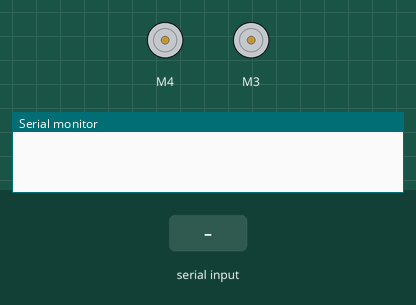
Simulated run of this sketch. Board: Arduino Uno, built with avr-gcc and run on an emulated ATmega328P. On the bench: 2 × DC motor (green arrow = forward, orange = backward, longer = faster), the last lines printed to the serial monitor. The test bench sets the inputs (shaded band).

Above: at 1.2 s.
1.3 s: "x90\n" received over the second serial link
At 2.5 s:
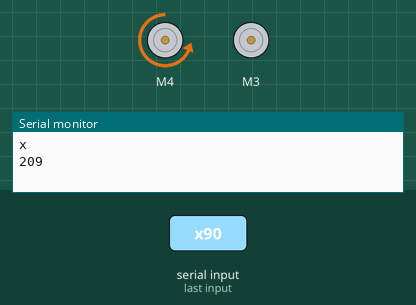
2.8 s: "y90\n" received over the second serial link
At 3.9 s:
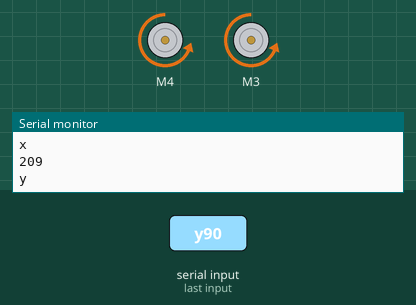
4.3 s: "x,45\n" received over the second serial link
At 5.0 s:
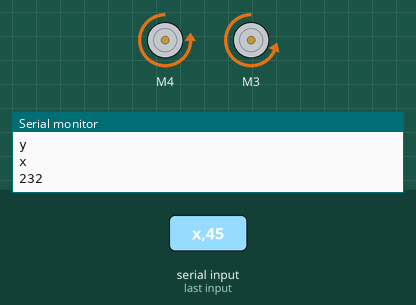
5.8 s: "x" received over the second serial link
At 7.9 s:
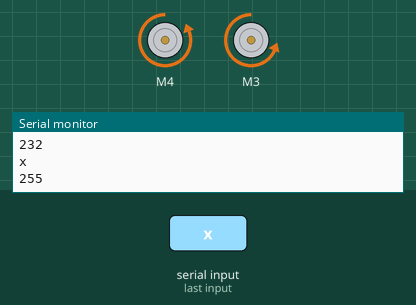
8.2 s: "y,45\n" received over the second serial link
At 9.2 s:
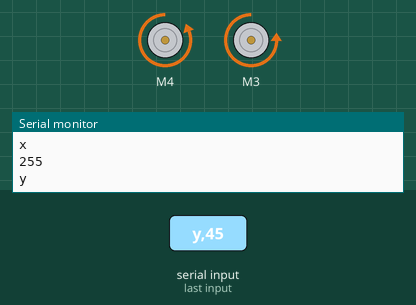
9.7 s: "y" received over the second serial link
At 11.1 s:
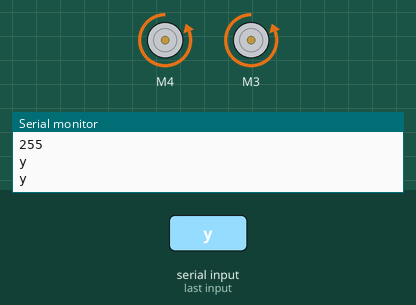
Timing chart, 0 to 12.7 s (numbered marks = the images above; inputs shaded):
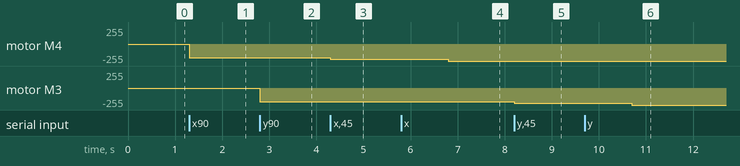

Measured:
- after the input at 1.3 s, motor M4: stopped → backward 209/255 at once
- after the input at 2.8 s, motor M3: stopped → backward 209/255 at once
- after the input at 4.3 s, motor M4: backward 209/255 → backward 232/255 at once
- after the input at 5.8 s, motor M4: backward 232/255 → backward 255/255 after 1.0 s
- after the input at 8.2 s, motor M3: backward 209/255 → backward 232/255 at once
- after the input at 9.7 s, motor M3: backward 232/255 → backward 255/255 after 1.0 s

The sketch:

robot_code.ino
```cpp
#include <SoftwareSerial.h>;
SoftwareSerial BT (10,11);

#include <Wire.h>
#include <Adafruit_MotorShield.h>
#include "utility/Adafruit_MS_PWMServoDriver.h"

Adafruit_MotorShield AFMS = Adafruit_MotorShield();
Adafruit_DCMotor *LeftMotor = AFMS.getMotor(3);
Adafruit_DCMotor *RightMotor = AFMS.getMotor(4);

char state;
int val;


void setup() {
  Serial.begin(9600);
  BT.begin(9600);

  AFMS.begin();
  RightMotor->setSpeed(50);
  LeftMotor->setSpeed(50);

  RightMotor->run(FORWARD);
  RightMotor->run(RELEASE);
  LeftMotor->run(FORWARD);
  LeftMotor->run(RELEASE);

}

void loop() {
  if (BT.available())
  {
    state = BT.read();
   Serial.println(state);
    if (state == 'x')
    {

      val = BT.parseInt();
      if (val < 500)
      {
        RightMotor->run(BACKWARD);
        val = map(val,500,0,0,255);
        RightMotor->setSpeed(val);
        Serial.println(val);
      }
      else if (val >523)
      {
        RightMotor->run(FORWARD);
        val = map(val,523,1023,0,255);
        RightMotor->setSpeed(val);
      }
      else
      {
        RightMotor->run(RELEASE);
      }
    }
       else if (state == 'y')
    {
      val = BT.parseInt();
      if (val < 500)
      {
        LeftMotor->run(BACKWARD);
        val = map(val,500,0,0,255);
        LeftMotor->setSpeed(val);
      }
      else if (val >523)
      {
        LeftMotor->run(FORWARD);
        val = map(val,523,1023,0,255);
        LeftMotor->setSpeed(val);
      }
      else
      {
        LeftMotor->run(RELEASE);
      }
    }
  }
}
```
